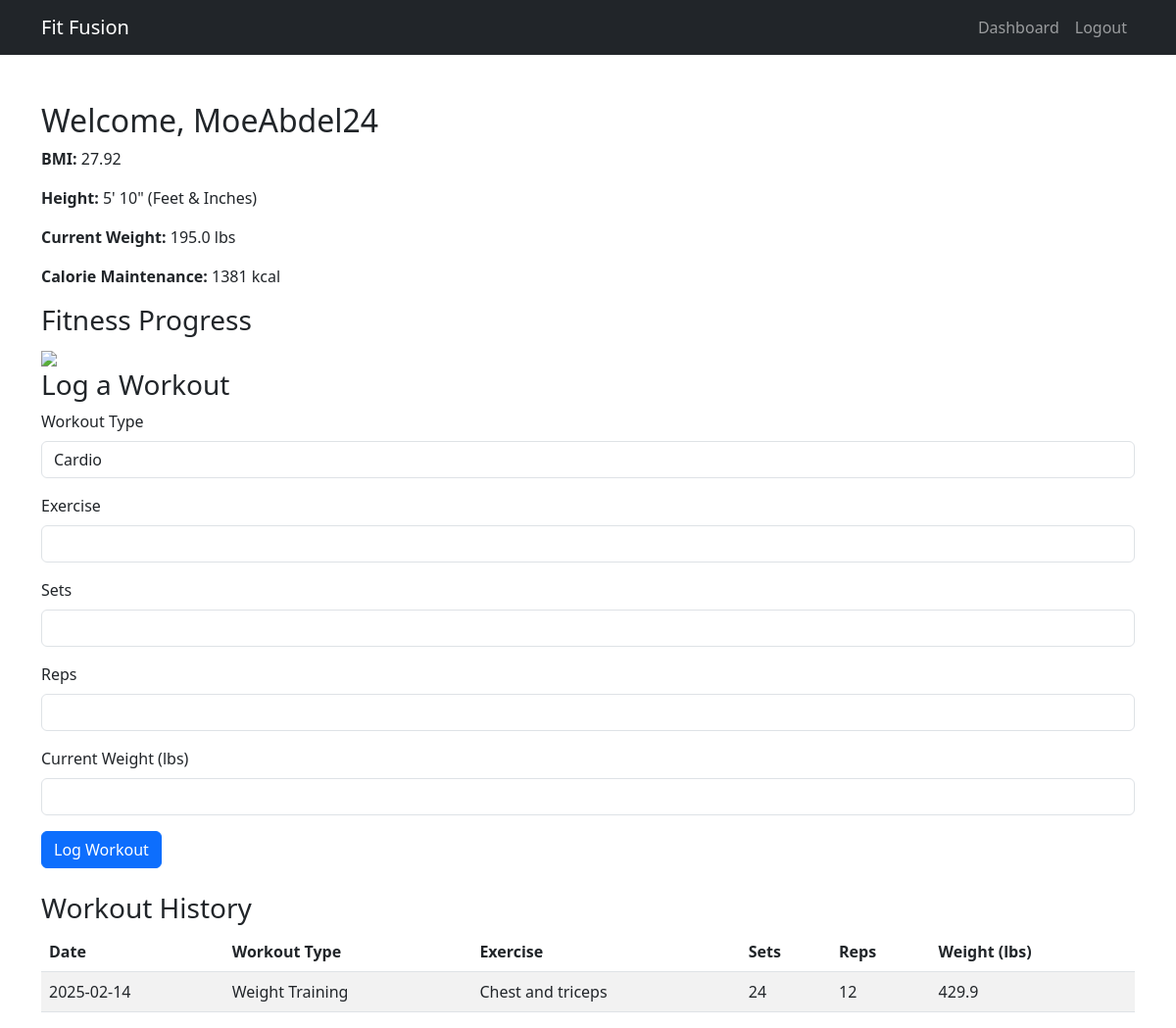
Page /dashboard (signed in) on the earlier database version.
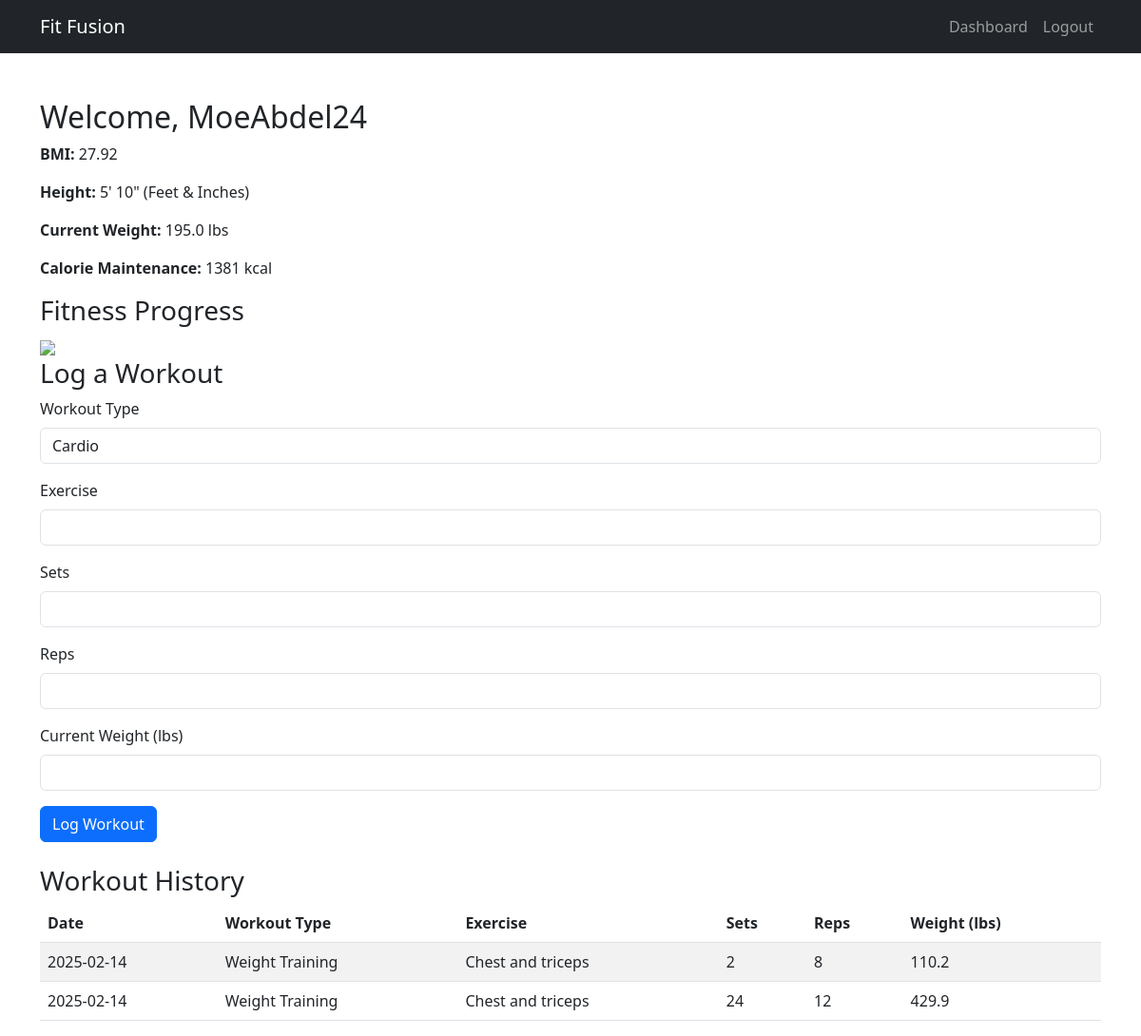
Same page on the later database version.
### app.py (models this page shows)
class User(db.Model):
    id = db.Column(db.Integer, primary_key=True)
    username = db.Column(db.String(80), unique=True, nullable=False)
    email = db.Column(db.String(120), unique=True, nullable=False)
    password = db.Column(db.String(256), nullable=False)
    age = db.Column(db.Integer, nullable=False)
    gender = db.Column(db.String(10), nullable=False)
    height = db.Column(db.Float, nullable=False)  # Stored in meters
    weight = db.Column(db.Float, nullable=False)  # Stored in kg
    activity_level = db.Column(db.String(20), nullable=False)
    workout_preference = db.Column(db.String(20), nullable=True)
    goal = db.Column(db.String(50), nullable=True)

class WorkoutLog(db.Model):
    id = db.Column(db.Integer, primary_key=True)
    user_id = db.Column(db.Integer, db.ForeignKey('user.id'), nullable=False)
    workout_type = db.Column(db.String(50), nullable=False)
    exercise = db.Column(db.String(100), nullable=False)
    sets = db.Column(db.Integer, nullable=False)
    reps = db.Column(db.Integer, nullable=False)
    weight = db.Column(db.Float, nullable=True)  # Store weight changes
    date = db.Column(db.DateTime, default=datetime.utcnow)
    user = db.relationship('User', backref=db.backref('workouts', lazy=True))

### app.py (the view)
@app.route('/dashboard')
def dashboard():
    if 'user_id' not in session:
        flash('Please log in first.', 'warning')
        return redirect(url_for('login'))
    user = User.query.get(session['user_id'])
    bmi = calculate_bmi(user.weight, user.height)
    tdee = calculate_tdee(user)
    calorie_plans = {
        'maintenance': tdee,
        'light_deficit': tdee - 250,
        'medium_deficit': tdee - 500,
        'extreme_deficit': tdee - 750
    }
    workouts = WorkoutLog.query.filter_by(user_id=user.id).order_by(WorkoutLog.date.desc()).all()
    return render_template('dashboard.html', user=user, bmi=bmi, calorie_plans=calorie_plans, plot_url=url_for('workout_chart'), workouts=workouts)

### app.py (called while the page is built)
def calculate_bmi(weight, height):
    return round(weight / (height ** 2), 2)

def calculate_tdee(user):
    if user.gender.lower() == 'male':
        bmr = (10 * user.weight) + (6.25 * user.height) - (5 * user.age) + 5
    else:
        bmr = (10 * user.weight) + (6.25 * user.height) - (5 * user.age) - 161
    activity_factors = {
        'sedentary': 1.2,
        'light': 1.375,
        'moderate': 1.55,
        'active': 1.725,
        'very_active': 1.9
    }
    return round(bmr * activity_factors.get(user.activity_level, 1.2))

### templates/dashboard.html (shortened to what this page needs)
{% extends "base.html" %}
{% block content %}
<div class="mt-5">
    <h2>Welcome, {{ user.username }}</h2>
    <p><strong>BMI:</strong> {{ bmi }}</p>
    <p><strong>Height:</strong>
        {% set total_inches = (user.height * 39.37) | round %}
        {% set feet = (total_inches // 12)|int %}
        {% set inches = (total_inches % 12)|int %}
        {{ feet }}' {{ inches }}" (Feet & Inches)
    </p>
    <p><strong>Current Weight:</strong> {{ (user.weight * 2.20462) | round(1) }} lbs</p>
    <p><strong>Calorie Maintenance:</strong> {{ calorie_plans['maintenance'] }} kcal</p>
    <h3>Fitness Progress</h3>
    {% if plot_url %}
        <img class="img-fluid">
    {% else %}
        <p class="text-muted">No fitness data available yet. Log your weight to track progress!</p>
    {% endif %}
    <h3>Log a Workout</h3>
    <form method="POST" action="{{ url_for('log_workout') }}" class="mb-4">
        <div class="mb-3">
            <label class="form-label">Workout Type</label>
            <select name="workout_type" class="form-control">
                <option value="Cardio">Cardio</option>
            </select>
        </div>
        <div class="mb-3">
            <label class="form-label">Exercise</label>
            <input type="text" name="exercise" class="form-control" required>
        </div>
        <div class="mb-3">
            <label class="form-label">Sets</label>
            <input type="number" name="sets" class="form-control" required>
        </div>
        <div class="mb-3">
            <label class="form-label">Reps</label>
            <input type="number" name="reps" class="form-control" required>
        </div>
        <div class="mb-3">
            <label class="form-label">Current Weight (lbs)</label>
            <input type="number" step="0.1" name="weight" class="form-control">
        </div>
        <button type="submit" class="btn btn-primary">Log Workout</button>
    </form>
    <h3 class="mt-4">Workout History</h3>
    <table class="table table-striped">
        <thead>
            <tr>
                <th>Date</th>
                <th>Workout Type</th>
                <th>Exercise</th>
                <th>Sets</th>
                <th>Reps</th>
                <th>Weight (lbs)</th>
            </tr>
        </thead>
        <tbody>
            {% for workout in workouts %}
            <tr>
                <td>{{ workout.date.strftime('%Y-%m-%d') }}</td>
                <td>{{ workout.workout_type }}</td>
                <td>{{ workout.exercise }}</td>
                <td>{{ workout.sets }}</td>
                <td>{{ workout.reps }}</td>
                <td>{{ (workout.weight * 2.20462) | round(1) if workout.weight else '-' }}</td>
            </tr>
            {% endfor %}
        </tbody>
    </table>
</div>
{% endblock %}

### templates/base.html (shortened to what this page needs)
<!DOCTYPE html>
<html lang="en">
<head>
    <link href="https://cdn.jsdelivr.net/npm/bootstrap@5.3.0/dist/css/bootstrap.min.css" rel="stylesheet">
</head>
<body>
    <nav class="navbar navbar-expand-lg navbar-dark bg-dark">
        <div class="container">
            <a class="navbar-brand" href="{{ url_for('home') }}">Fit Fusion</a>
            <div class="collapse navbar-collapse" id="navbarNav">
                <ul class="navbar-nav ms-auto">
                    {% if 'user_id' in session %}
                        <li class="nav-item"><a class="nav-link" href="{{ url_for('dashboard') }}">Dashboard</a></li>
                        <li class="nav-item"><a class="nav-link" href="{{ url_for('logout') }}">Logout</a></li>
                    {% else %}
                        <li class="nav-item"><a class="nav-link" href="{{ url_for('login') }}">Login</a></li>
                        <li class="nav-item"><a class="nav-link" href="{{ url_for('register') }}">Register</a></li>
                    {% endif %}
                </ul>
            </div>
        </div>
    </nav>
    <div class="container mt-4">
        {% block content %}{% endblock %}
    </div>
</body>
</html>

Differences in the rows shown:
added WorkoutLog: date "2025-02-14", workout_type "Weight Training", exercise "Chest and triceps", sets "2", reps "8", weight "110.2"
